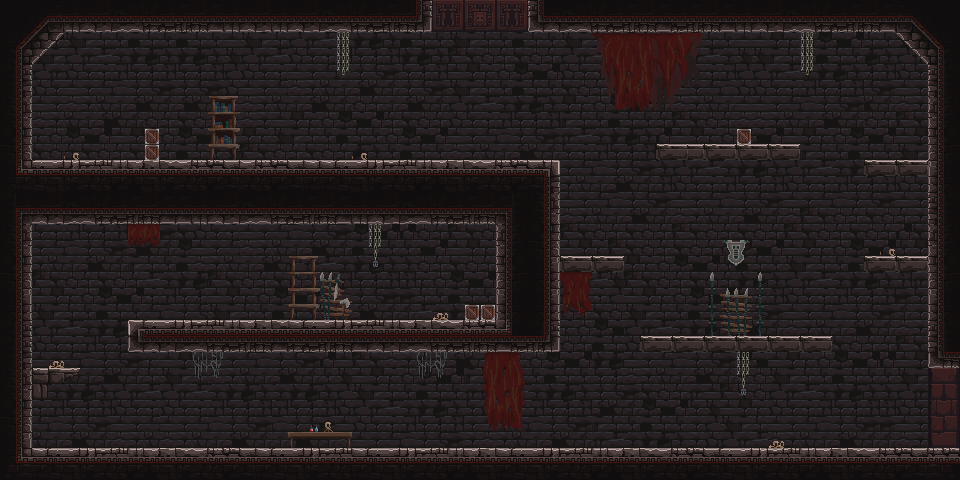

A level layout from a 2D game, rendered from its tile map. Below: a short description, then the map file with tile-grid data replaced by summaries:
An orthogonal 60x30 tile map with 16x16 px tiles, 5 tile layers (backbackground, background, main, decor, ...), 3 tilesets.

<map version="1.4" tiledversion="1.4.3" orientation="orthogonal" renderorder="right-down" width="60" height="30" tilewidth="16" tileheight="16" infinite="0" nextlayerid="6" nextobjectid="1">
 <tileset firstgid="1" source="tsx/main_lev_build.tsx" />
 <tileset firstgid="10241" source="tsx/background4a.tsx" />
 <tileset firstgid="12041" source="tsx/other_and_decorative.tsx" />
 <layer id="1" name="backbackground" width="60" height="30">
  <data>[1800 cells, 0 non-empty, 0 distinct tile ids]</data>
 </layer>
 <layer id="2" name="background" width="60" height="30">
  <data>[1800 cells, 1800 non-empty, 49 distinct tile ids]</data>
 </layer>
 <layer id="3" name="main" width="60" height="30">
  <data>[1800 cells, 1800 non-empty, 131 distinct tile ids]</data>
 </layer>
 <layer id="4" name="decor" width="60" height="30">
  <data>[1800 cells, 141 non-empty, 114 distinct tile ids]</data>
 </layer>
 <layer id="5" name="closedroom" width="60" height="30">
  <data>[1800 cells, 1800 non-empty, 19 distinct tile ids]</data>
 </layer>
</map>
